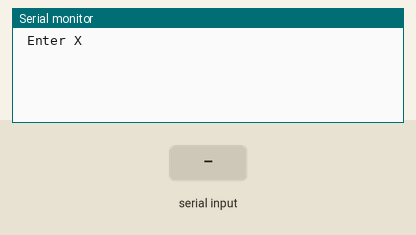
This sketch was run on a simulated Arduino Uno, built with avr-gcc and run on an emulated ATmega328P. Shown: the last lines printed to the serial monitor. Inputs (shaded band) come from the test bench.

Above: at 0.9 s.
1.0 s: "90,45,200\n" received over Serial
At 1.9 s:
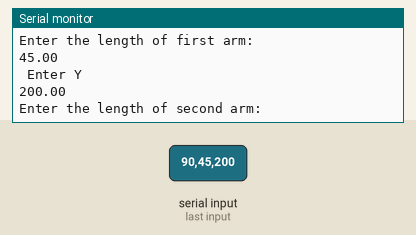
2.5 s: "30,150,10\n" received over Serial
At 4.0 s:
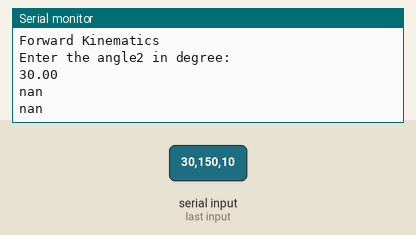
Timing chart, 0 to 5.5 s (numbered marks = the images above; inputs shaded):
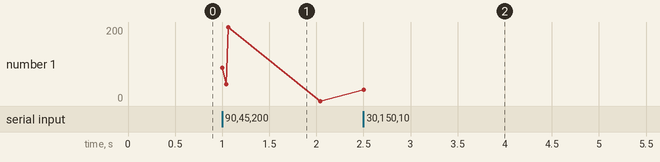

The sketch:

scara.ino
```cpp
float L1;
float L2;
 float X;
float Y, theta1, theta2;

void setup() {

Serial.begin (9600) ;

Serial.println (" Enter X ");
while (Serial.available()==0) {}
X=Serial.parseFloat ();
Serial.println(X);

Serial.println ("Enter the length of first arm: ");
while (Serial.available()==0) {}
L1=Serial.parseFloat ();
Serial.println(L1);

Serial.println (" Enter Y ");
while (Serial.available()==0) {}
Y=Serial.parseFloat ();
Serial.println(Y);

Serial.println("Enter the length of second arm: ");
while(Serial.available ()==0) {}
L2=Serial.parseFloat();
Serial.println(L2);


Serial.println("Forward Kinematics");
}

void loop() {
if (Serial.available()==0) {
float theta1;

float theta2;

float angle1 ;

float angle2 ;

float rad_angle1;

float rad_angle2;

float x;

float y;

float l1=17;
float l2=17;

 //float X=24;
  //float Y =24;


Serial.println("Enter the angle2 in degree: ");
while(Serial.available ()==0) {}
angle2=Serial.parseFloat ();
Serial.println(angle2);


theta2 = acos((sq(X) + sq(Y) - sq(l1) - sq(l2)) / (2 * l1 * l2));
  if (X < 0 & X < 0) {
    theta2 = (-1) * theta2;
  }
  theta1 = atan(X / Y) - atan((L2 * sin(theta2)) / (l1 + l2 * cos(theta2)));

Serial.println(theta1);
Serial.println(theta2);


}
}
```

Measured:
- after the input at 1.0 s, the serial monitor: prints a new line at once (image 1)
- after the input at 2.5 s, the serial monitor: prints a new line at once (image 2)
- plotted number 1: 0 → 30 after the input at 2.5 s
